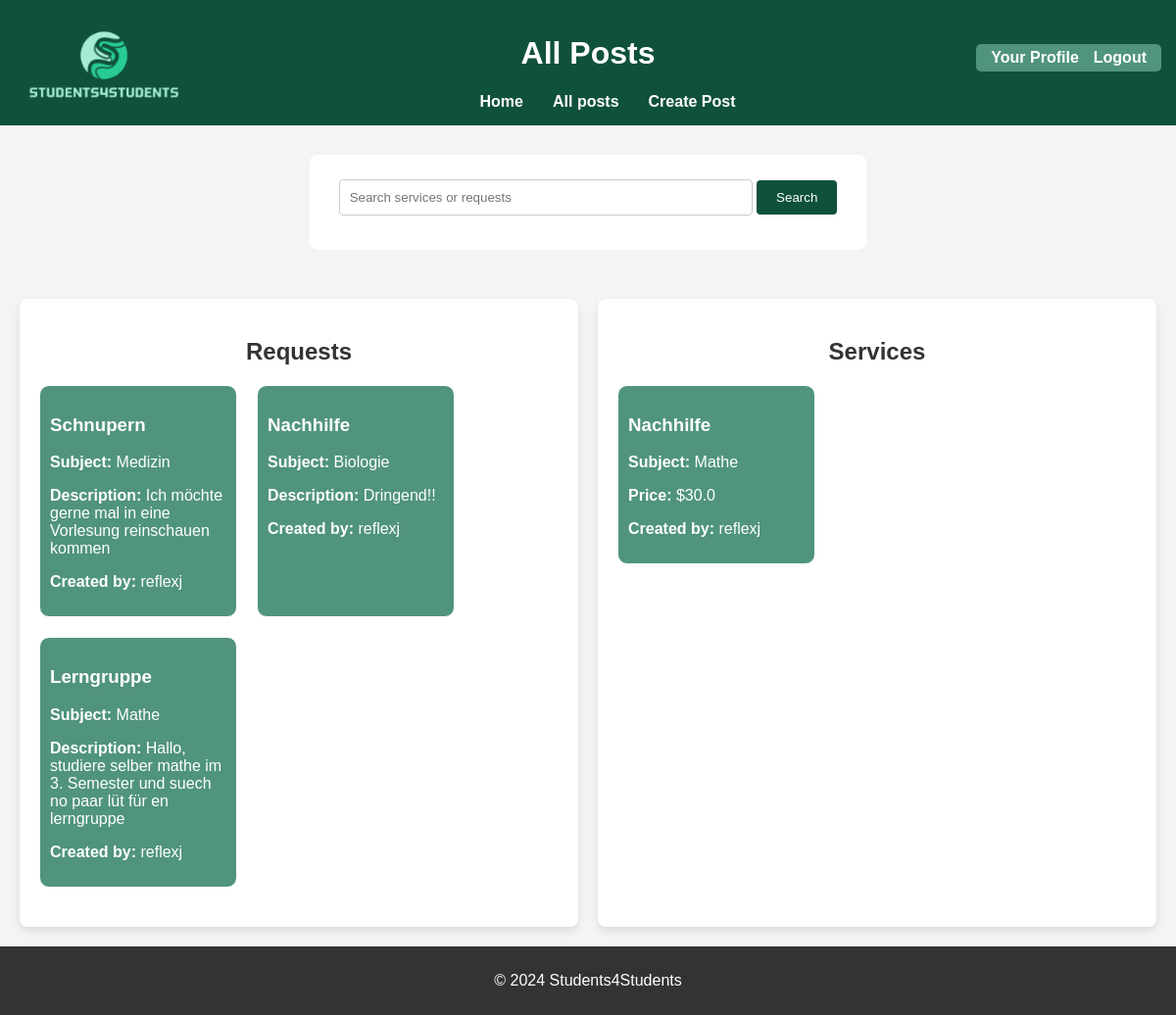
/allposts (signed in), run on the app's committed database.
### app.py (models this page shows, shortened)
class RequestPost(db.Model):
    id = db.Column(db.Integer, primary_key=True)
    title = db.Column(db.String(100), nullable=False)
    description = db.Column(db.String(200), nullable=False)
    subject = db.Column(db.String(100), nullable=False)
    price = db.Column(db.String(100), nullable=False)
    additional_information = db.Column(db.String(200), nullable=True)
    contact =db.Column(db.String(100), nullable = False)
    user_id = db.Column(db.Integer, db.ForeignKey('user.id'), nullable=False)
    user = db.relationship('User', backref=db.backref('requests', lazy=True))

class User(db.Model, UserMixin):
    id = db.Column(db.Integer, primary_key=True)
    username = db.Column(db.String(150), unique=True, nullable=False)
    email = db.Column(db.String(150), unique=True, nullable=False)
    password = db.Column(db.String(150), nullable=False)
    posts = db.relationship('ServicePost', backref='user', lazy=True)

class ServicePost(db.Model):
    id = db.Column(db.Integer, primary_key=True)
    title = db.Column(db.String(100), nullable=False)
    description = db.Column(db.String(200), nullable=False)
    price = db.Column(db.Float, nullable=False)
    subject = db.Column(db.String(100), nullable=False)
    university = db.Column(db.String(100), nullable=False)
    semester = db.Column(db.String(50), nullable=False)
    contact =db.Column(db.String(100), nullable = False)
    additional_info =db.Column(db.String(200), nullable = True)
    user_id = db.Column(db.Integer, db.ForeignKey('user.id'), nullable=False)

### app.py (the view)
@app.route('/allposts')
def allposts():
    posts = ServicePost.query.join(User).add_columns(User.username).all()
    requests = RequestPost.query.join(User).add_columns(User.username).all()
    return render_template('allposts.html', requests =requests, posts = posts)

### app.py (called while the page is built)
@login_manager.user_loader
def load_user(user_id):
    return User.query.get(int(user_id))

### templates/allposts.html (shortened to what this page needs)
<!DOCTYPE html>
<html lang="en">
<head>
    <link rel="stylesheet" href="{{ url_for('static', filename='style_allposts.css') }}">
</head>
<body>
    <header>
        <a href="/">
            <img src="{{ url_for('static', filename='images/logo.png') }}" alt="Website Logo" id="logo">
        </a>
        <h1>All Posts</h1>
        <nav>
            <ul>
                <li><a href="/">Home</a></li>
                <li><a href="/allposts">All posts</a></li>
                <li><a href="/createpost">Create Post</a></li>
            </ul>
        </nav>
        <section class="auth-links">
            {% if current_user.is_authenticated %}
                <a href="/profile">Your Profile</a>
                <a href="{{ url_for('logout') }}">Logout</a>
            {% else %}
                <a href="{{ url_for('login') }}">Login</a>
                <a href="{{ url_for('register') }}">Register</a>
            {% endif %}
        </section>
    </header>
    <form id="searchbar" action="{{ url_for('search_results') }}" method="get">
        <input type="text" name="query" placeholder="Search services or requests" required>
        <button type="submit">Search</button>
    </form>
    <main>
        <div id="all_requests">
            <h2>Requests</h2>
            {% if requests %}
            <div class="post-container">
                {% for request, username in requests %}
                <ul class="post-list">
                    <li>
                        <a id="link" href="{{ url_for('request_detail', request_id=request.id) }}">
                            <h3>{{ request.title }}</h3>
                            <p><strong>Subject:</strong> {{ request.subject }}</p>
                            <p><strong>Description:</strong> {{ request.description }}</p>
                            <p><strong>Created by:</strong> {{ username }}</p>
                        </a>
                    </li>
                </ul>
                {% endfor %}
            </div>
            {% else %}
            <p id="no">No requests available.</p>
            {% endif %}
        </div>
        <div id="all_services">
            <h2>Services</h2>
            {% if posts %}
            <div class="post-container">
                {% for post, username in posts %}
                <ul class="post-list">
                    <li>
                        <a id="link" href="{{ url_for('service_detail', service_id=post.id) }}">
                            <h3>{{ post.title }}</h3>
                            <p><strong>Subject:</strong> {{ post.subject }}</p>
                            <p><strong>Price:</strong> ${{ post.price }}</p>
                            <p><strong>Created by:</strong> {{ username }}</p>
                        </a>
                    </li>
                </ul>
                {% endfor %}
            </div>
            {% else %}
            <p id="no">No services available.</p>
            {% endif %}
        </div>
    </main>
    <footer>
        <p>&copy; 2024 Students4Students</p>
    </footer>
</body>
</html>

### static/style_allposts.css (style rules this page uses)
body { font-family: Arial, sans-serif; background-color: #f4f4f4; margin: 0; padding: 0; display: flex; flex-direction: column; min-height: 100vh; }
header { background-color: #10513c; color: white; text-align: center; padding: 15px; position: relative; }
nav { display: flex; justify-content: center; align-items: center; width: 100%; }
nav ul { list-style-type: none; display: flex; gap: 30px; margin: 0; justify-content: center; align-items: center; text-align: center; }
nav ul li { margin: 0; }
nav ul li a { text-decoration: none; color: #fff; font-weight: bold; text-align: center; }
header > .auth-links { display: flex; gap: 15px; background-color: #50947d; position: absolute; padding: 5px 15px; border-radius: 5px; margin-left: auto; right: 15px; top: 45px; }
header > .auth-links a { color: white; text-decoration: none; font-weight: bold; display: inline-block; transition: transform 0.3s ease; }
form { max-width: 600px; margin: 30px auto; padding: 20px; background-color: #fff; border-radius: 8px; }
form input { width: 100%; padding: 10px; margin-bottom: 10px; border: 1px solid #ccc; border-radius: 4px; }
form button { max-width: 600px; padding: 10px 20px; background-color: #10513c; color: white; border: none; border-radius: 4px; cursor: pointer; }
#searchbar { background-color: #fff; max-width: 600px; padding: 25px 30px; }
#searchbar input { width: 400px; }
main { flex: 1; display: flex; justify-content: space-between; padding: 20px; gap: 20px; }
.post-container { display: flex; flex-direction: row; flex-wrap: wrap; gap: 20px; margin: 20px 0; }
.post-list { list-style-type: none; margin: 0; padding: 0; width: 180px; background-color: #50947d; border: 1px solid #fff; border-radius: 10px; padding: 10px; }
.post-list li { color: #fff; }
h2 { text-align: center; color:#333; }
#all_services, #all_requests { width: 50%; background-color: #fff; padding: 20px; border-radius: 8px; box-shadow: 0 4px 8px rgba(0, 0, 0, 0.1); box-sizing: border-box; }
header img { max-height: 80px; object-fit: contain; position: absolute; top: 25px; left: 25px; }
footer { text-align: center; padding: 10px; background-color: #333; color: white; }
#link { text-decoration: none; color: #fff; display: inline-block; transition: transform 0.3s ease; }

### data on the page
RequestPost: title "Schnupern", subject "Medizin", description "Ich möchte gerne mal in eine Vorlesung reinschauen kommen", username "reflexj"
RequestPost: title "Nachhilfe", subject "Biologie", description "Dringend!!", username "reflexj"
RequestPost: title "Lerngruppe", subject "Mathe", description "Hallo, studiere selber mathe im 3. Semester und suech no paar lüt für en lerngruppe", username "reflexj"
ServicePost: title "Nachhilfe", subject "Mathe", price "30.0", username "reflexj"
